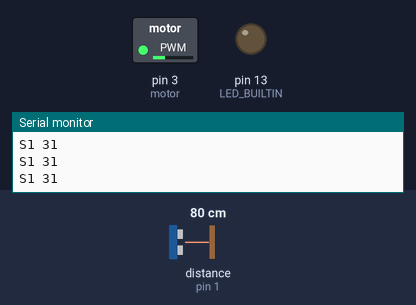
Simulated run of this sketch. Board: Arduino Uno, built with avr-gcc and run on an emulated ATmega328P. Shown: switched loads named in the sketch (green lamp = pin HIGH), output pins drawn as LEDs (lit = HIGH), the last lines printed to the serial monitor. Wiring (inferred from the names in the program): range finder with pulse-width output: data pin 1. The test bench sets the inputs (shaded band); at power-on: distance to the obstacle (sensor on pin 1) 80 cm. The echo pulse lasts 58.3 µs per cm.

Above: at 1.2 s.
1.3 s: distance to the obstacle (sensor on pin 1) set to 2 cm
At 2.3 s:
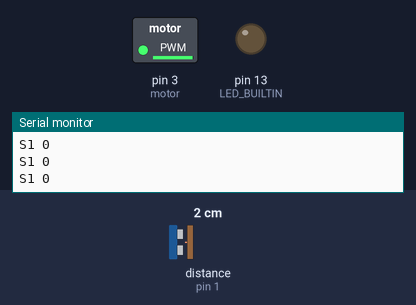
2.9 s: distance to the obstacle (sensor on pin 1) set to 5 cm
At 3.5 s:
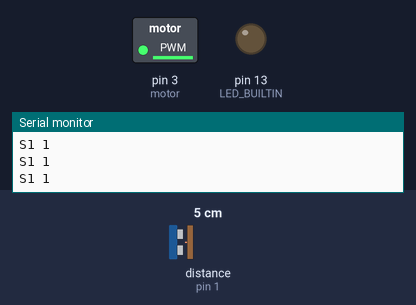
4.4 s: distance to the obstacle (sensor on pin 1) set to 6 cm
At 4.7 s:
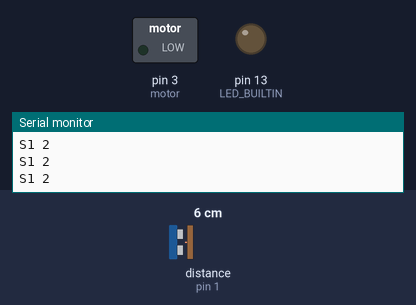
5.9 s: distance to the obstacle (sensor on pin 1) set to 8 cm
At 7.2 s:
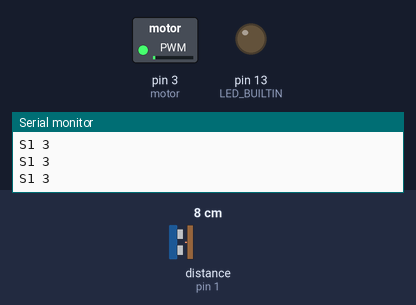
7.5 s: distance to the obstacle (sensor on pin 1) set to 4 cm
At 8.4 s:
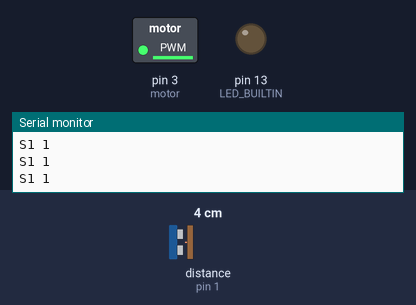
9.0 s: distance to the obstacle (sensor on pin 1) set to 9 cm
At 9.7 s:
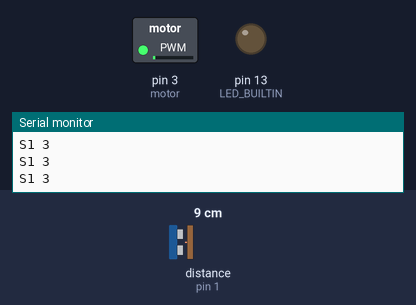
Timing chart, 0 to 11.5 s (numbered marks = the images above; inputs shaded):
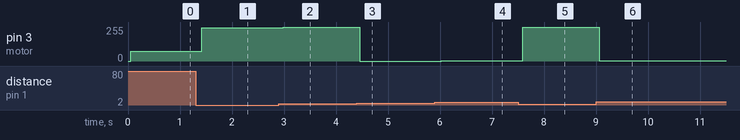

The sketch:

MaxbotixSensor_AnalogOutput.ino
```cpp
long pulse1, sensor1;
const int pwPin1 = 1; //the pin the distance sensor is routed to.
const int motor = 3; //the output pin for a light or motor.

void setup() {
  // put your setup code here, to run once:
  //initialise the inputs and outputs.
  pinMode(LED_BUILTIN, OUTPUT);
  pinMode(pwPin1, INPUT);

  Serial.begin(9600); //open the serial port
}

void loop() {

  //run the functions
  read_sensor();
  printall();

  int brightness = map(sensor1, 2, 100, 0, 255);
  analogWrite(motor, brightness);

  delay(50); //arbitary delay to control influx of data


}

void read_sensor() {
  pulse1 = pulseIn(pwPin1, HIGH);
  sensor1 = pulse1 / 147; //conversion to mm.
}

//This section of code is if you want to print the range readings to your computer too remove this from the code put /* before the code section and */ after the code
void printall() {
  Serial.print("S1");
  Serial.print(" ");
  Serial.print(sensor1);
  Serial.println(" ");
}
```

Measured:
- the behaviour switches between 5 and 6 cm on distance to the obstacle (sensor on pin 1) (found by bisection; images 2 and 3)
- after the input at 1.3 s, pin 3 (motor): 75/255 → 251/255 after 0.12 s
- after the input at 2.9 s, pin 3 (motor): 251/255 → 254/255 after 0.09 s
- after the input at 4.4 s, pin 3 (motor): 254/255 → 0/255 after 0.06 s
- after the input at 5.9 s, pin 3 (motor): 0/255 → 2/255 after 0.13 s
- after the input at 7.5 s, pin 3 (motor): 2/255 → 254/255 after 0.10 s
- after the input at 9.0 s, pin 3 (motor): 254/255 → 2/255 after 0.07 s
